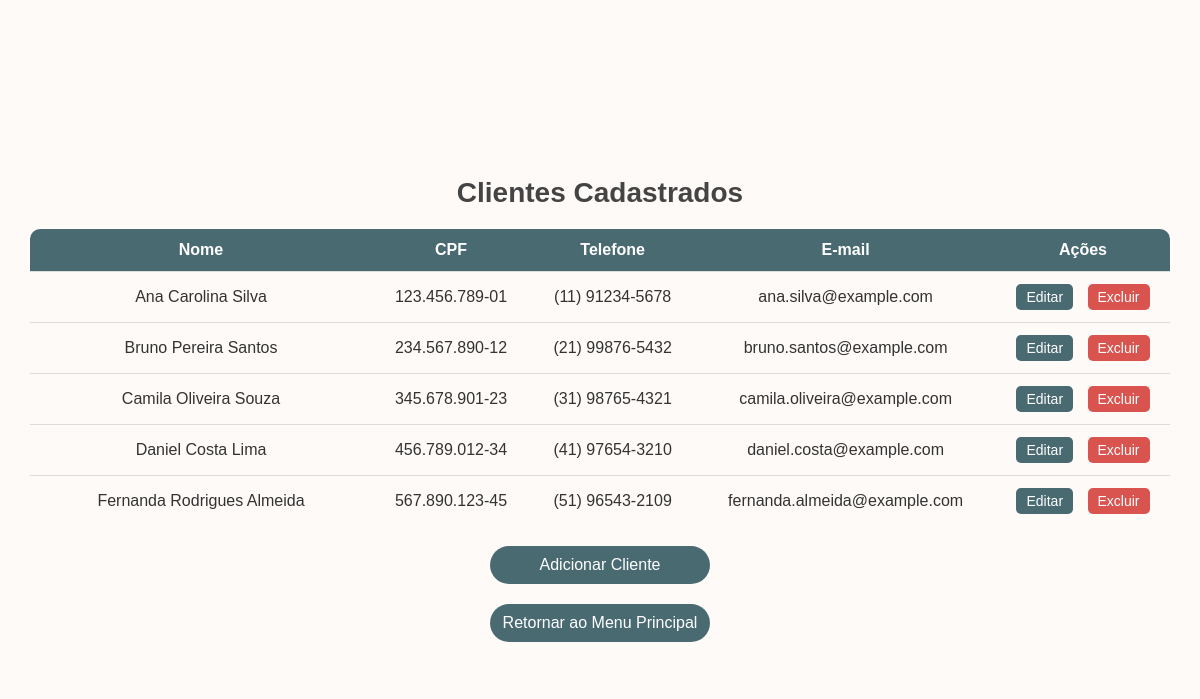
/list_clients, run on an earlier commit of the app's database.
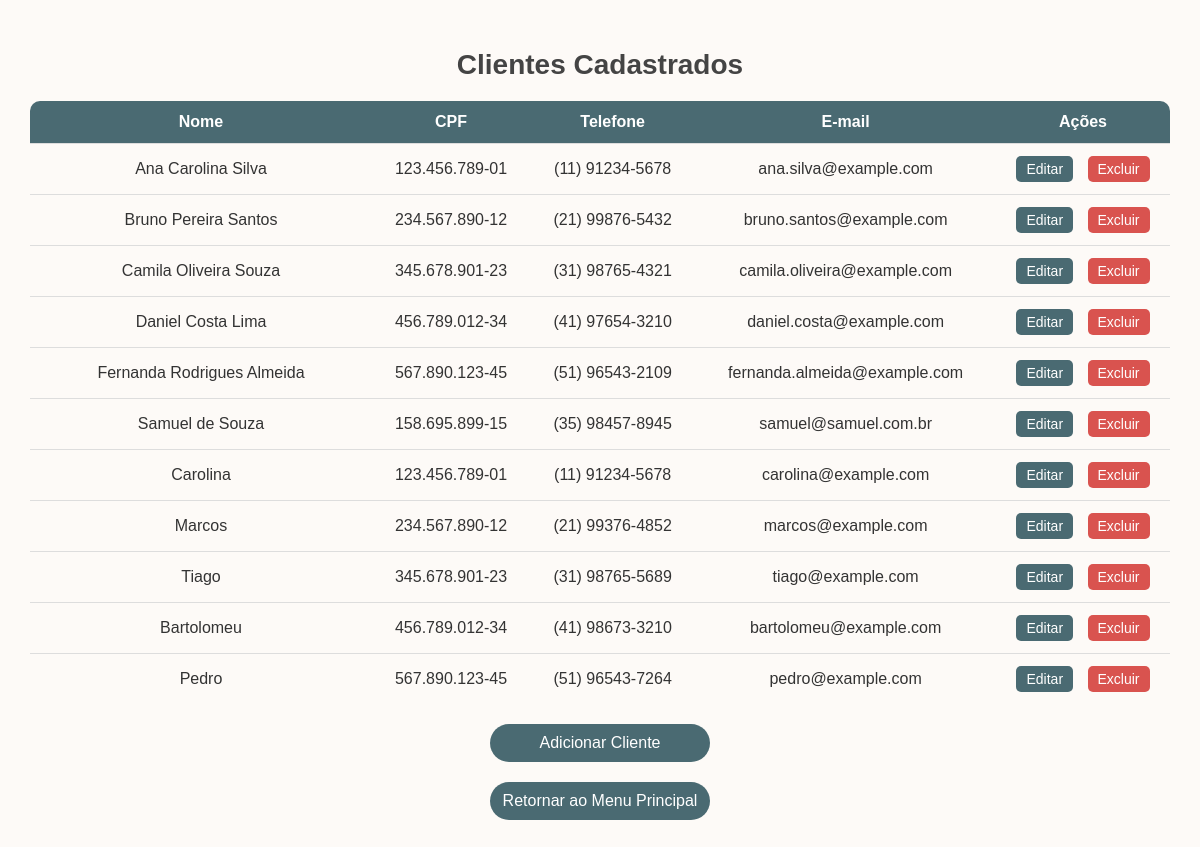
And on a later commit of the database.
### app.py (models this page shows)
class Client(db.Model):
    id = db.Column(db.Integer, primary_key = True)
    name = db.Column(db.String(100), nullable = False)
    cpf = db.Column(db.String(14), nullable = False)
    telefone = db.Column(db.String(15), nullable = True)
    email = db.Column(db.String(100), nullable = True)

### app.py (the view)
@app.route('/list_clients')
def list_clients():
    clients = Client.query.all()
    return render_template('list_clients.html', clients = clients)

### templates/list_clients.html (shortened to what this page needs)
<!DOCTYPE html>
<html lang="en">
<head>
</head>
<body>
    <div class="container">
        <h1>Clientes Cadastrados</h1>
        <table>
            <thead>
                <tr>
                    <th>Nome</th>
                    <th>CPF</th>
                    <th>Telefone</th>
                    <th>E-mail</th>
                    <th>Ações</th>
                </tr>
            </thead>
            <tbody>
                {% for client in clients %}
                    <tr>
                        <td>{{ client.name }}</td>
                        <td>{{ client.cpf }}</td>
                        <td>{{ client.telefone }}</td>
                        <td>{{ client.email }}</td>
                        <td class="action-buttons">
                            <a href="{{ url_for('edit_client', client_id=client.id) }}"><button>Editar</button></a>
                            <form action="{{ url_for('delete_client', client_id=client.id) }}" method="post" onsubmit="return confirm('Tem certeza que deseja excluir este cliente?');">
                                <button type="submit">Excluir</button>
                            </form>
                        </td>
                    </tr>
                {% endfor %}
            </tbody>
        </table>
        <a href="{{ url_for('add_client') }}" class="add-button">Adicionar Cliente</a>
        <a href="{{ url_for('home') }}" class="return-button">Retornar ao Menu Principal</a>
    </div>
</body>
</html>

### templates/list_clients.html (style rules this page uses)
body { display: flex; justify-content: center; align-items: center; min-height: 100vh; margin: 0; font-family: Arial, sans-serif; background-size: 20%; background-color: #fdfaf7; color: #333; }
.container { width: 100%; max-width: none; background-color: #fdfaf7; padding: 30px; border-radius: 0; box-shadow: none; }
h1 { text-align: center; font-size: 28px; color: #444; margin-bottom: 20px; }
table { table-layout: auto; width: 100%; border-collapse: collapse; margin-top: 10px; border-radius: 10px; overflow: hidden; }
th, td { padding: 12px; text-align: center; border-bottom: 1px solid #ddd; vertical-align: middle; }
th:nth-child(1), td:nth-child(1) { width: 30%; min-width: 200px; white-space: nowrap; text-overflow: ellipsis; overflow: hidden; }
th:nth-child(5), td:nth-child(5) { width: 150px; min-width: 150px; text-align: center; }
tr:last-child td { border-bottom: none; }
th { background-color: #4A6A72; color: white; font-weight: bold; }
.action-buttons { text-align: center; }
.action-buttons a, .action-buttons form { display: inline-block; margin: 0 5px; }
.action-buttons button { padding: 5px 10px; background-color: #4A6A72; color: white; border: none; border-radius: 5px; cursor: pointer; font-size: 14px; transition: background-color 0.3s; }
.action-buttons form button { background-color: #d9534f; }
.return-button, .add-button { display: block; width: 200px; padding: 10px; margin: 20px auto 0; background-color: #4A6A72; color: white; text-align: center; text-decoration: none; border-radius: 25px; font-size: 16px; transition: background-color 0.3s; }

What changed in the data, as far as the page shows it:
added Client: name "Samuel de Souza", cpf "158.695.899-15", telefone "(35) 98457-8945", email "samuel@samuel.com.br"
added Client: name "Carolina", cpf "123.456.789-01", telefone "(11) 91234-5678", email "carolina@example.com"
added Client: name "Marcos", cpf "234.567.890-12", telefone "(21) 99376-4852", email "marcos@example.com"
added Client: name "Tiago", cpf "345.678.901-23", telefone "(31) 98765-5689", email "tiago@example.com"
added Client: name "Bartolomeu", cpf "456.789.012-34", telefone "(41) 98673-3210", email "bartolomeu@example.com"
added Client: name "Pedro", cpf "567.890.123-45", telefone "(51) 96543-7264", email "pedro@example.com"
